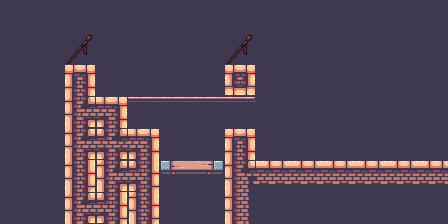

This is a level from a 2D game, rendered from its Tiled map with the project's own tilesets. A one-line summary and the map file follow, with tile-layer data summarised:
An orthogonal 14x7 tile map with 32x32 px tiles, 4 tile layers (background, walls, floors, decorations), 3 tilesets and 18 objects (spawn, 21_barracks).

<map version="1.5" tiledversion="1.5.0" orientation="orthogonal" renderorder="right-down" width="14" height="7" tilewidth="32" tileheight="32" infinite="0" nextlayerid="11" nextobjectid="19">
 <tileset firstgid="1" source="terrain.tsx" />
 <tileset firstgid="248" source="decorations.tsx" />
 <tileset firstgid="290" source="outdoor.tsx" />
 <layer id="1" name="background" width="14" height="7">
  <data>[98 cells, 79 non-empty, 1 distinct tile ids]</data>
 </layer>
 <layer id="2" name="walls" width="14" height="7">
  <data>[98 cells, 22 non-empty, 10 distinct tile ids]</data>
 </layer>
 <layer id="3" name="floors" width="14" height="7">
  <data>[98 cells, 20 non-empty, 11 distinct tile ids]</data>
 </layer>
 <layer id="4" name="decorations" width="14" height="7">
  <data>[98 cells, 2 non-empty, 1 distinct tile ids]</data>
 </layer>
 <objectgroup id="5" name="spawn">
  <object id="10" name="spawn" x="353.289" y="110.657" width="78" height="58" />
 </objectgroup>
 <objectgroup id="6" name="boxes">
  <object id="12" x="201.324" y="143.579" width="22" height="16" />
  <object id="13" x="201.892" y="125.98" width="22" height="16" />
  <object id="14" x="201.892" y="79.4276" width="22" height="16" />
  <object id="18" x="201.892" y="61.8285" width="22" height="16" />
 </objectgroup>
 <objectgroup id="7" name="bombs">
  <object id="1" x="76.1881" y="48.0733" width="52" height="56" />
  <object id="2" x="85.8391" y="49.7765" width="52" height="56" />
  <object id="3" x="83.0006" y="44.6671" width="52" height="56" />
  <object id="4" x="59.1567" y="16.2815" width="52" height="56" />
  <object id="5" x="52.3442" y="12.3075" width="52" height="56" />
  <object id="6" x="54.615" y="15.1461" width="52" height="56" />
  <object id="7" x="149.991" y="109.386" width="52" height="56" />
  <object id="8" x="158.506" y="109.386" width="52" height="56" />
  <object id="9" x="155.1" y="109.386" width="52" height="56" />
 </objectgroup>
 <objectgroup id="8" name="doors" />
 <objectgroup id="10" name="invisible_doors">
  <object id="11" type="21_barracks" x="442" y="128" width="1" height="32" />
 </objectgroup>
 <objectgroup id="9" name="enemies">
  <object id="15" x="127.735" y="64.7191">
   <point />
  </object>
  <object id="16" x="68.6931" y="31.7918">
   <point />
  </object>
  <object id="17" x="228.788" y="33.495">
   <point />
  </object>
 </objectgroup>
</map>
